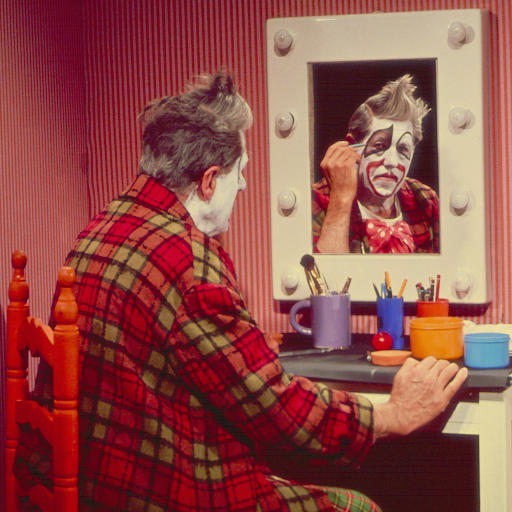
%> input picture TME_4/clown.bmp, 512 x 512 px
$ octave test.m   (GNU Octave 9; MATLAB toolbox functions it lacks are replaced by stand-ins)
%> lines starting %> are read from the running program, lines starting %| are printed output that depends on the picture
### TME_4/ouvrirImage.m
function [I,n,m] = ouvrirImage(nom)
%> called with nom = 'clown.bmp'
I=imread(nom);
%> I is the input picture: size 512x512x3 uint8; mean R, G, B 144.6, 75.7, 71
imageview(I);
%> (this line was passed over: imageview is not available in this run)
n = size(I,1);
%> n = 512
m = size(I,2);
%> m = 512
end

### TME_4/test.m
I1 = ouvrirImage('clown.bmp');
image(I1);
disp(size(I1));
%|    512   512     3

I2 = ouvrirImage('CLOWN_LUMI.BMP');
%> call 2 of ouvrirImage, with nom = 'CLOWN_LUMI.BMP'
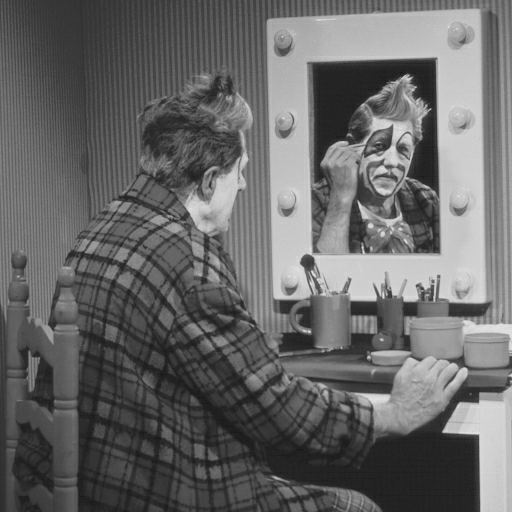
%> input picture TME_4/CLOWN_LUMI.BMP, 512 x 512 px
%> in ouvrirImage, I is the input picture: size 512x512 uint8; min 22, max 227, mean 102.8
image(I2);
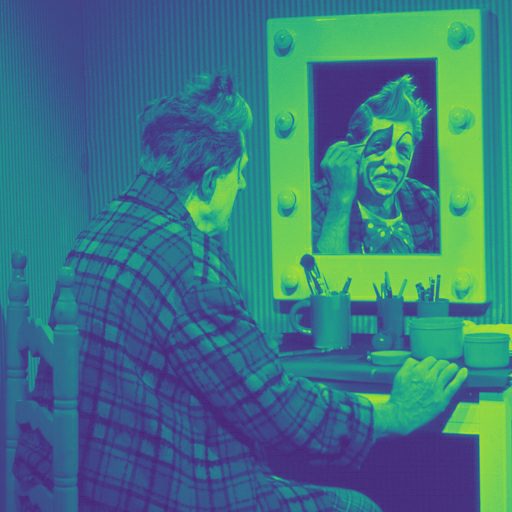
%> displayed picture: size 512x512x3, on the screen's scale of 0 to 255; mean R, G, B 59.7, 118.3, 129.9
disp(size(I2));
%|    512   512

%On remarque que clown.bmp a une dimension en plus qui
%correspond probablement a RVB
%Chaque dimension correspond a une couleur, rouge,vert,bleu

Ir = I1(:,:,1);
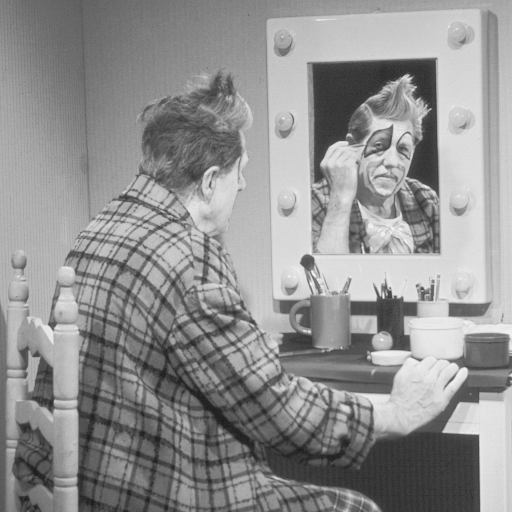
%> Ir: size 512x512 uint8; min 22, max 250, mean 144.6
Iv = I1(:,:,2);
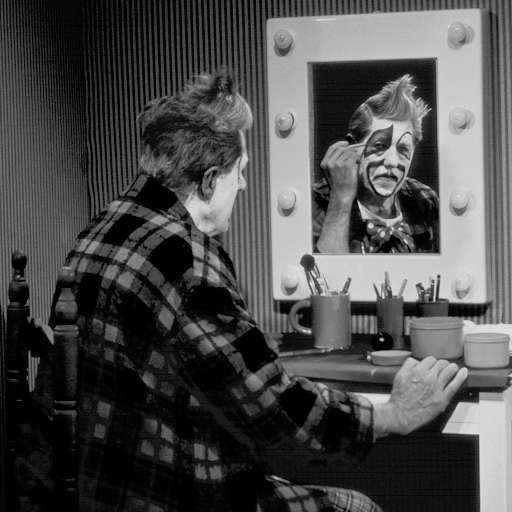
%> Iv: size 512x512 uint8; min 1, max 228, mean 75.7
Ib =I1(:,:,3);
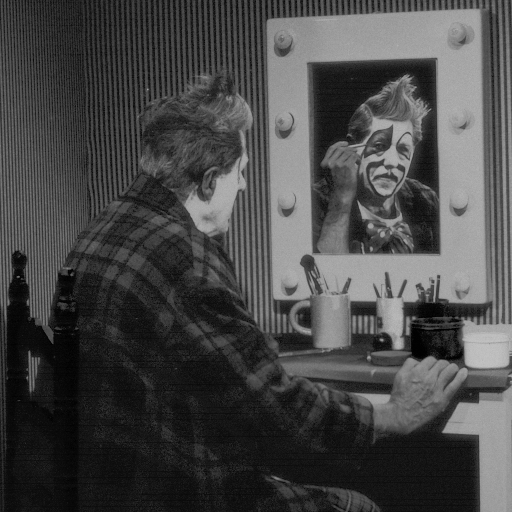
%> Ib: size 512x512 uint8; min 1, max 195, mean 71

%La on peut jouer avec les 3 palettes pour changer les
%couleurs de l'image
I3(:,:,1) = uint8(Ib)
I3(:,:,2) = Iv
I3(:,:,3) = Ir
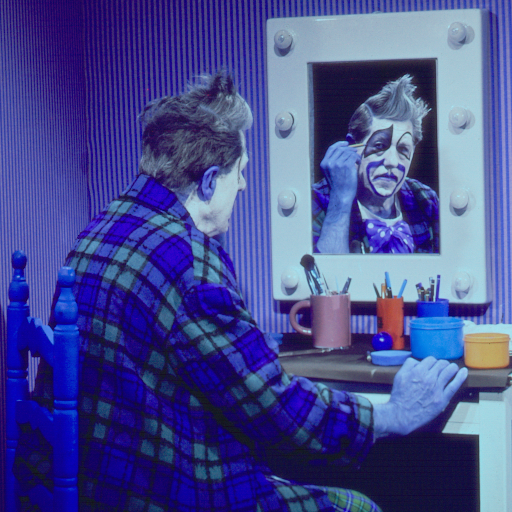
%> I3: size 512x512x3 uint8; mean R, G, B 71, 75.7, 144.6

imageview(I3);
%> (this line was passed over: imageview is not available in this run)

%Il suffit de mettre a 0 tout les autres valeurs a 0, par
%exemple pour concerver le rouge, on met I3(:,:,2) et I3(:,:,3)
%a 0 tout en conversant I3(:,:,1) = Ib

I_rouge(:,:,1) = Ir;
I_rouge(:,:,2) = zeros(512,512);
I_rouge(:,:,3) = zeros(512,512);
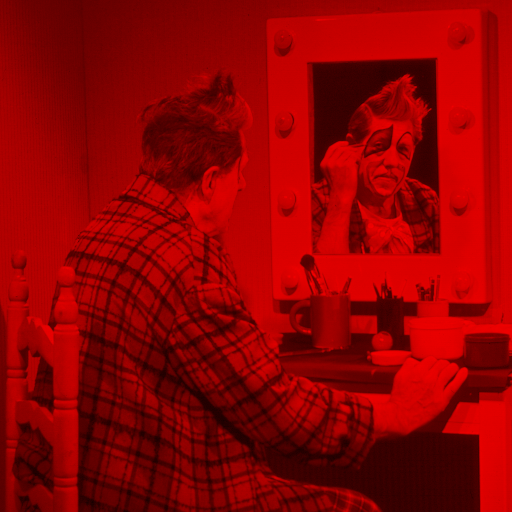
%> I_rouge: size 512x512x3 uint8; mean R, G, B 144.6, 0, 0

imageview(I_rouge);
%> (this line was passed over: imageview is not available in this run)


%{
Exercice 3
 principe :effectuer un filtrage passe-bas préalablement
au sous-échantillonnage

%}
